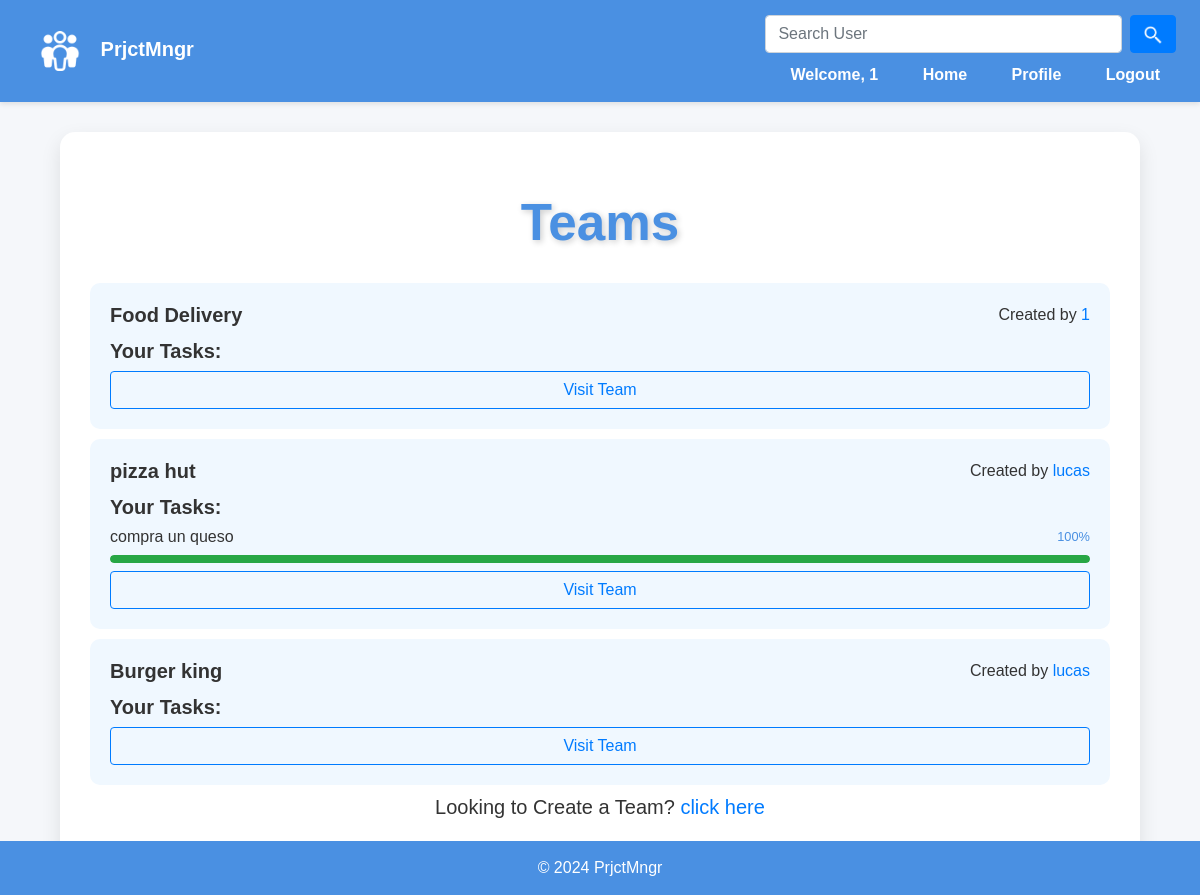
Screenshot of / (signed in) with the database file from the repository.
### team/models.py (models this page shows)
class User(AbstractUser):
    friends = models.ManyToManyField('self', related_name='friends', blank=True)
    bio = models.TextField()

class Team(models.Model):
    name = models.CharField(max_length=50, unique=True)
    creator = models.ForeignKey(User, on_delete=models.CASCADE, related_name='teams_created',null=True)
    members = models.ManyToManyField('User', related_name='teams', blank=True)
    description = models.TextField(blank=True,default='')
    archived = models.BooleanField(default=False)
    admins = models.ManyToManyField('User', related_name='admins', blank=True)

class Task(models.Model):
    name = models.CharField(max_length=120,default='')
    completed = models.BooleanField(default=False)
    assigned_to = models.ForeignKey('User', on_delete=models.CASCADE, related_name='assigned_tasks')
    deadline = models.DateTimeField()
    priority = models.IntegerField(default=0)
    progress = models.IntegerField(default=0)
    progress_description = models.TextField()
    description = models.TextField(default='',)
    team=models.ForeignKey('Team', on_delete=models.CASCADE, related_name='tasks',default=None)

### team/views.py (the view)
# urls.py: path('', views.index, name='index'),
def index(request):
    if request.user.is_authenticated:
        user = request.user
        teams = Team.objects.filter(members=user,archived=False)
        tasks= Task.objects.filter(assigned_to=user)
        return render(request, 'index.html', {'teams':teams,"tasks":tasks})
    else:
        return render(request, 'register.html')

### team/templates/index.html (shortened to what this page needs)
{% extends "layout.html" %}
{% block body %}
    <h1>Teams</h1>
    {% if teams %}
        {% for team in teams %}
            <div class="card-body" style="background: #f0f8ff; border-radius: 10px;margin-bottom: 10px;">
                <div class="d-flex justify-content-between">
                    <h5 style ="font-weight: bold" class="card-title">{{ team.name }}</h5>
                    <p class="card-text">Created by <a href ="{% url 'profile' team.creator.username %}">{{ team.creator }}</a> </p>
                </div>
                <h5 style ="font-weight: bold" > Your Tasks:</h5>
                {% for task in tasks %}
                    {% if task.team == team %}
                        <div class="task-item mb-2">
                            <div class="d-flex justify-content-between">
                                <h6 >{{ task.name }}</h6>
                                <small style="color: #4a90e2;">{{ task.progress }}%</small>
                            </div>
                            <div class="progress" style="height: 8px; border-radius: 5px;">
                                <div class="progress-bar {% if task.completed %}bg-success{% else %}bg-primary{% endif %}"
                                     role="progressbar"
                                     style="width: {{ task.progress }}%; border-radius: 5px;"
                                     aria-valuenow="{{ task.progress }}" aria-valuemin="0" aria-valuemax="100">
                                </div>
                            </div>
                        </div>
                    {% endif %}
                {% endfor %}
                <form action="team/{{ team.name }}" style="text-align: center">
                    <input style="width:100%;" type="submit" class="btn btn-outline-primary" value="Visit Team">
                </form>
            </div>
        {% endfor %}
    {% else %}
        <h3 style="text-align: center;margin-top:40px" >Look's Like There's Nothing here.</h3>
    {% endif %}
            <h5 style="text-align: center">Looking to Create a Team? <a href ="create_team" > click here</a></h5>
        </div>
{% endblock %}

### team/templates/layout.html (shortened to what this page needs)
{% load static %}
<!DOCTYPE html>
<html lang="en">
<head>
    <link rel="stylesheet" href="https://cdn.jsdelivr.net/npm/bootstrap@4.4.1/dist/css/bootstrap.min.css">
</head>
<body>
    <nav class="navbar navbar-expand-lg">
        <a class="navbar-brand" href="{% url 'index' %}">
            <img src="{% static 'appLogo.png' %}" alt="PrjtMngr Logo">
            PrjctMngr
        </a>
        <div class="ml-auto">
            {% if user.is_authenticated %}
                <form method="POST" action="{% url 'search' %}">
                    <div class="form-row" style="margin-bottom: 10px">
                        <input required id="search_bar" name="search_term" class="form-control mr-sm-2" style="width:85%" type="search" placeholder="Search User"  aria-label="Search">
                        <button class="btn btn-primary" type="submit"><img style="height:20px;pointer-events:none" src="{% static 'searchLogo.png' %}"></button>
                    </div>
                </form>
                <a>Welcome, {{ user.username }}</a>
                <a href="{% url 'index' %}">Home</a>
                <a href="{% url 'profile' user.username %}" >Profile</a>
                <a href="{% url 'logout' %}">Logout</a>
            {% else %}
                <a class="links" href="{% url 'login' %}">Login</a>
                <a class="links" href="{% url 'register' %}">Register</a>
            {% endif %}
        </div>
    </nav>
    <div class="content-container">
        {% block body %}
        {% endblock %}
    <footer>
        © 2024 PrjctMngr
    </footer>
</body>
</html>

### team/templates/layout.html (style rules this page uses)
body { font-family: 'Arial', sans-serif; background-color: #f5f7fa; color: #333; margin: 0; padding: 0; }
.navbar { background-color: #4a90e2; padding: 15px 20px; box-shadow: 0 2px 5px rgba(0, 0, 0, 0.1); }
.navbar-brand img { height: 40px; margin-right: 15px; }
.navbar a { color: #fff; margin: 0 20px; text-decoration: none; font-weight: bold; transition: color 0.3s ease; }
h1 { text-align: center; color: #4a90e2; font-size: 3.2rem; margin: 30px 0; font-weight: 700; text-shadow: 2px 2px 6px rgba(0, 0, 0, 0.2); }
.content-container { padding: 30px; background-color: #fff; border-radius: 15px; box-shadow: 0 8px 20px rgba(0, 0, 0, 0.1); margin: 30px auto; max-width: 90%; transition: box-shadow 0.3s ease-in-out; }
footer { background-color: #4a90e2; color: #fff; text-align: center; padding: 15px 0; position: fixed; bottom: 0; width: 100%; font-size: 1rem; }

### rows the page displays
User: username "1"
Team: name "Food Delivery", creator "1"
Team: name "pizza hut", creator "lucas"
Task: name "compra un queso", progress "100", completed True (drawn)
Team: name "Burger king", creator "lucas"
